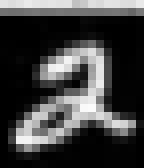
#> input picture mon_chiffre.png, 18 x 21 px (shown 8 times larger)
$ python test.py
#> lines starting #> are read from the running program, lines starting #| are printed output that depends on the picture
import requests
import json
from PIL import Image
import numpy as np

# URL de l'API qui tourne dans le conteneur Docker
API_URL = "http://localhost:5000/predict"
# Chemin vers l'image que vous avez créée
IMAGE_PATH = "mon_chiffre.png"

def prepare_image(image_path):
    """Charge, pré-traite et prépare une image pour l'API MNIST."""
#> called with image_path = 'mon_chiffre.png'
    # 1. Charger l'image en niveaux de gris
    img = Image.open(image_path).convert('L')

    # 2. Redimensionner en 28x28 pixels (format MNIST)
    img = img.resize((28, 28))
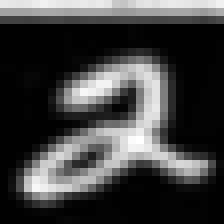
#> img: PIL image 28x28 L (shown 8 times larger); min 0, max 255, mean 63.4

    # 3. Transformer l'image en tableau NumPy
    image_array = np.array(img)

    # 4. Aplatir le tableau 28x28 en un vecteur de 784 éléments
    # et le convertir en liste pour la sérialisation JSON
    return image_array.flatten().tolist()

if __name__ == "__main__":
    # Préparer l'image
    print(f"Préparation de l'image '{IMAGE_PATH}'...")
    image_data = prepare_image(IMAGE_PATH)
#> image_data = 784 values, max 255 at index 493, min 0 at index 84, mean 63.45

    # Créer le payload JSON
    payload = json.dumps({"image": image_data})

    # Définir les headers
    headers = {'Content-Type': 'application/json'}

    print("🚀 Envoi de la requête à l'API...")

    try:
        # Envoyer la requête POST à l'API
#> (the run stopped early here; a loop or call above may not have finished)
